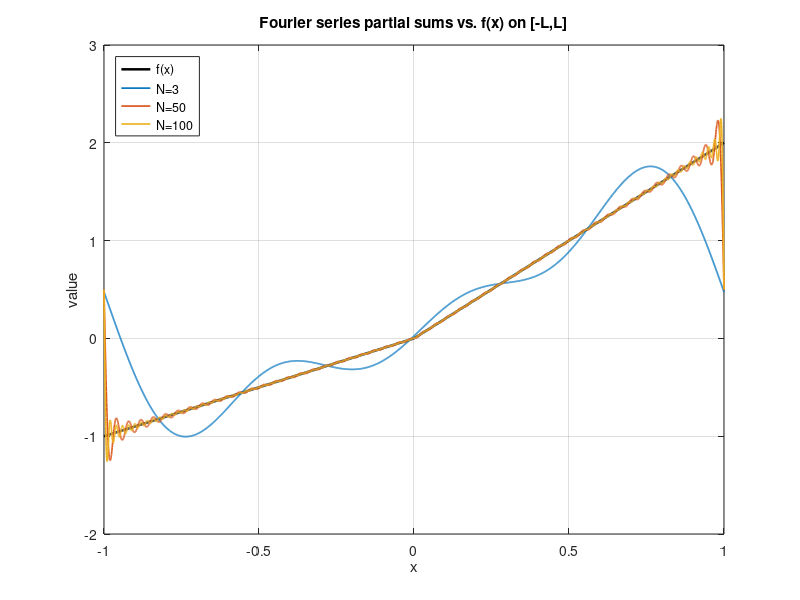

The MATLAB source for this figure:
% Fourier series sketch for:
% f(x) = x,   -L < x < 0
%       2x,   0 < x < L
clear; clc;

L = 1; 
Ns = [3 50 100];
xx = linspace(-L, L, 4000);

% original piecewise f on (-L,L) (one period)
ftrue = (xx<0).*xx + (xx>=0).*2.*xx;

% Fourier coefficients (period 2L):
% f(x) ~ a0/2 + sum_{n>=1} [ a_n cos(n*pi*x/L) + b_n sin(n*pi*x/L) ]
% a0 = L/2
% a_n = L*((-1)^n - 1)/(n^2*pi^2)   (=> a_n = 0 for even n; = -2L/((2k-1)^2*pi^2) for odd n)
% b_n = -3*L*(-1)^n/(n*pi)

a0 = L/2;

figure; hold on;
plot(xx, ftrue, 'k', 'LineWidth', 1.8);  % original f

for N = Ns
    S = (a0/2)*ones(size(xx));
    for n = 1:N
        an = L*((-1)^n - 1)/(n^2*pi^2);
        bn = -3*L*(-1)^n/(n*pi);
        S = S + an*cos(n*pi*xx/L) + bn*sin(n*pi*xx/L);
    end
    plot(xx, S, 'LineWidth', 1.2, 'DisplayName', sprintf('N = %d', N));
end

grid on; box on;
xlabel('x'); ylabel('value');
title('Fourier series partial sums vs. f(x) on [-L,L]');
legend('f(x)', 'N=3','N=50','N=100', 'Location','northwest');
xlim([-L L]);
